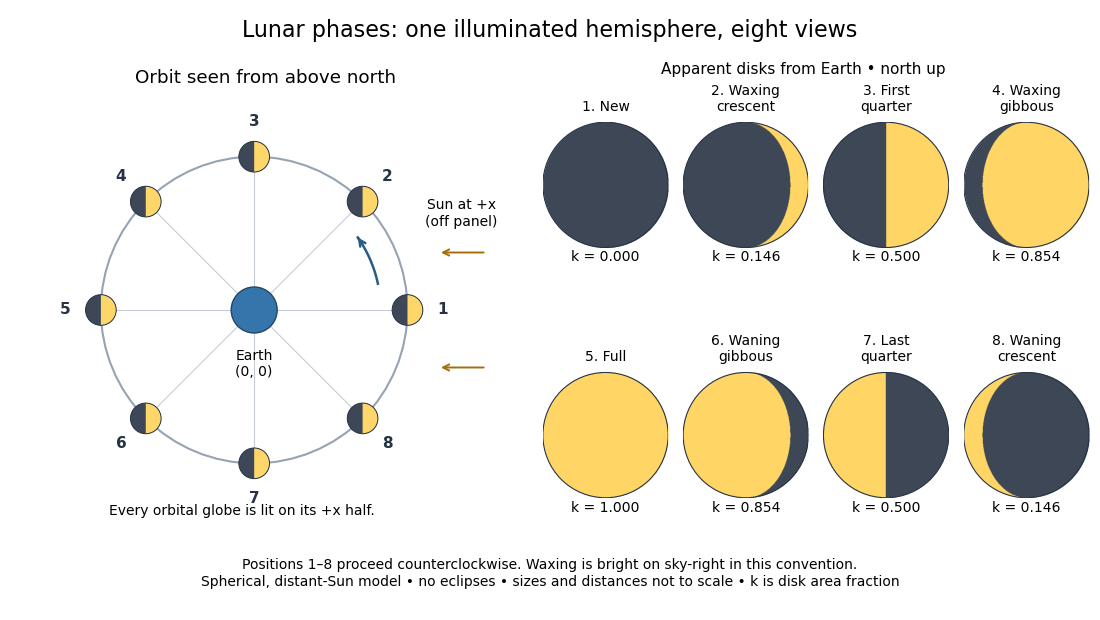

Source code (Python):
"""Original spherical lunar-phase geometry. Run from the desired PNG directory.

Tested with Python 3.14.4, NumPy 2.3.5 and Matplotlib 3.10.7.
Earth is at (0, 0); sunlight arrives from +x. Eclipses are excluded.
Observed disks have north up and sky-right = (sin(theta), -cos(theta), 0).
"""

from pathlib import Path

import matplotlib
matplotlib.use("Agg")
import matplotlib.pyplot as plt
from matplotlib.patches import Circle, Wedge
import numpy as np


def observed_disk(theta, resolution=301):
    """Binary direct-sunlight mask from visible sphere normals, not flux."""
    q = np.linspace(-1, 1, resolution)
    u, v = np.meshgrid(q, q)
    inside = u * u + v * v <= 1
    z = np.sqrt(np.maximum(0, 1 - u * u - v * v))
    # n = u*sky_right + v*north + z*toward_Earth; s = (+1, 0, 0).
    lit = u * np.sin(theta) - z * np.cos(theta) > 1e-12
    rgba = np.ones((*u.shape, 4))
    rgba[inside, :3] = (0.24, 0.28, 0.34)
    rgba[inside & lit, :3] = (1.0, 0.84, 0.40)
    return rgba


def main():
    plt.rcParams.update({"font.size": 11, "font.family": "DejaVu Sans"})
    fig = plt.figure(figsize=(11, 6.2), facecolor="white")
    grid = fig.add_gridspec(2, 2, width_ratios=[1.04, 1.25],
                            left=0.035, right=0.99, bottom=0.16,
                            top=0.84, wspace=0.10)
    ax = fig.add_subplot(grid[:, 0])
    ax.set_aspect("equal")
    ax.set_xlim(-2.8, 3.1)
    ax.set_ylim(-2.75, 2.75)
    ax.axis("off")
    ax.set_title("Orbit seen from above north", pad=12)
    ax.add_patch(Circle((0, 0), 2, fill=False, color="#96a3b2", lw=1.5))
    for theta in np.arange(8) * np.pi / 4:
        x, y = 2 * np.cos(theta), 2 * np.sin(theta)
        ax.plot([0, x], [0, y], color="#c4cbd3", lw=0.8, zorder=0)
        ax.add_patch(Circle((x, y), 0.20, facecolor="#3d4757", edgecolor="none"))
        ax.add_patch(Wedge((x, y), 0.20, -90, 90, facecolor="#ffd66a"))
        ax.add_patch(Circle((x, y), 0.20, fill=False, edgecolor="#263345", lw=0.7))
        number = int(round(theta / (np.pi / 4))) + 1
        ax.text(2.46 * np.cos(theta), 2.46 * np.sin(theta), str(number),
                ha="center", va="center", weight="bold", color="#263345")
    ax.add_patch(Circle((0, 0), 0.30, facecolor="#3575ab", edgecolor="#234761"))
    ax.text(0, -0.51, "Earth\n(0, 0)", ha="center", va="top", fontsize=10)
    arc = np.linspace(np.deg2rad(12), np.deg2rad(35), 40)
    ax.plot(1.65 * np.cos(arc), 1.65 * np.sin(arc), color="#285b85", lw=1.8)
    ax.annotate("", xy=(1.65*np.cos(arc[-1]), 1.65*np.sin(arc[-1])),
                xytext=(1.65*np.cos(arc[-4]), 1.65*np.sin(arc[-4])),
                arrowprops={"arrowstyle": "->", "color": "#285b85", "lw": 1.8})
    for y in [-0.75, 0.75]:
        ax.annotate("", xy=(2.40, y), xytext=(3.03, y),
                    arrowprops={"arrowstyle": "->", "color": "#a46f08", "lw": 1.4})
    ax.text(2.7, 1.10, "Sun at +x\n(off panel)", ha="center", fontsize=10)
    ax.text(-1.9, -2.68, "Every orbital globe is lit on its +x half.", fontsize=10)

    disks = grid[:, 1].subgridspec(2, 4, wspace=0.12, hspace=0.46)
    labels = ["New", "Waxing\ncrescent", "First\nquarter", "Waxing\ngibbous",
              "Full", "Waning\ngibbous", "Last\nquarter", "Waning\ncrescent"]
    for i, label in enumerate(labels):
        dax = fig.add_subplot(disks[i // 4, i % 4])
        theta = i * np.pi / 4
        dax.imshow(observed_disk(theta), extent=(-1, 1, -1, 1), origin="lower")
        dax.add_patch(Circle((0, 0), 1, fill=False, edgecolor="#263345", lw=0.8))
        dax.set_aspect("equal")
        dax.axis("off")
        dax.set_title(f"{i+1}. {label}", fontsize=10, pad=8)
        k = (1 - np.cos(theta)) / 2
        dax.text(0, -1.22, f"k = {k:.3f}", ha="center", fontsize=10)
    fig.suptitle("Lunar phases: one illuminated hemisphere, eight views", fontsize=16, y=0.97)
    fig.text(0.73, 0.88, "Apparent disks from Earth • north up", ha="center", fontsize=11)
    fig.text(0.5, 0.075,
             "Positions 1–8 proceed counterclockwise. Waxing is bright on sky-right in this convention.\n"
             "Spherical, distant-Sun model • no eclipses • sizes and distances not to scale • k is disk area fraction",
             ha="center", va="center", fontsize=10)
    fig.savefig(Path(__file__).with_suffix(".png").name, dpi=100, facecolor="white", transparent=False)
    plt.close(fig)


if __name__ == "__main__":
    main()
